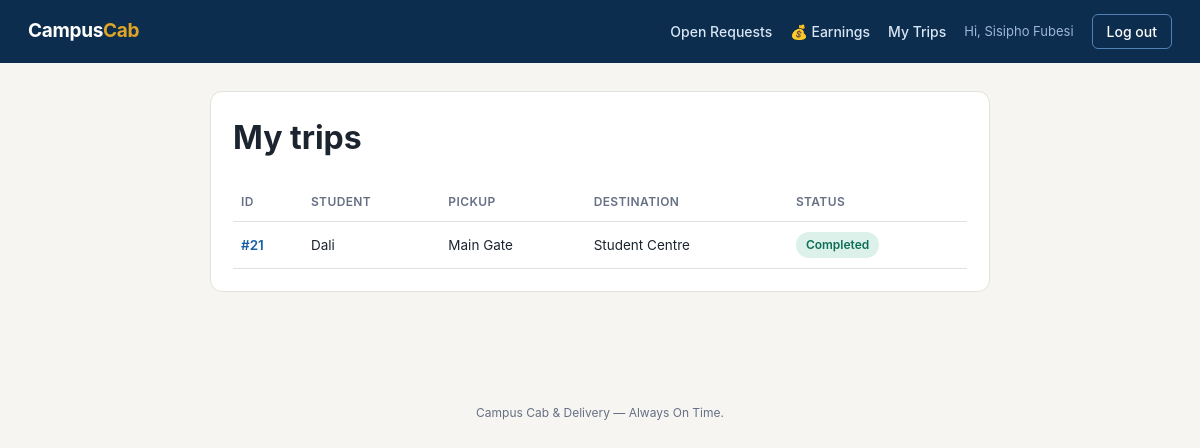
Page /my_trips.php (signed in) on the earlier database version.
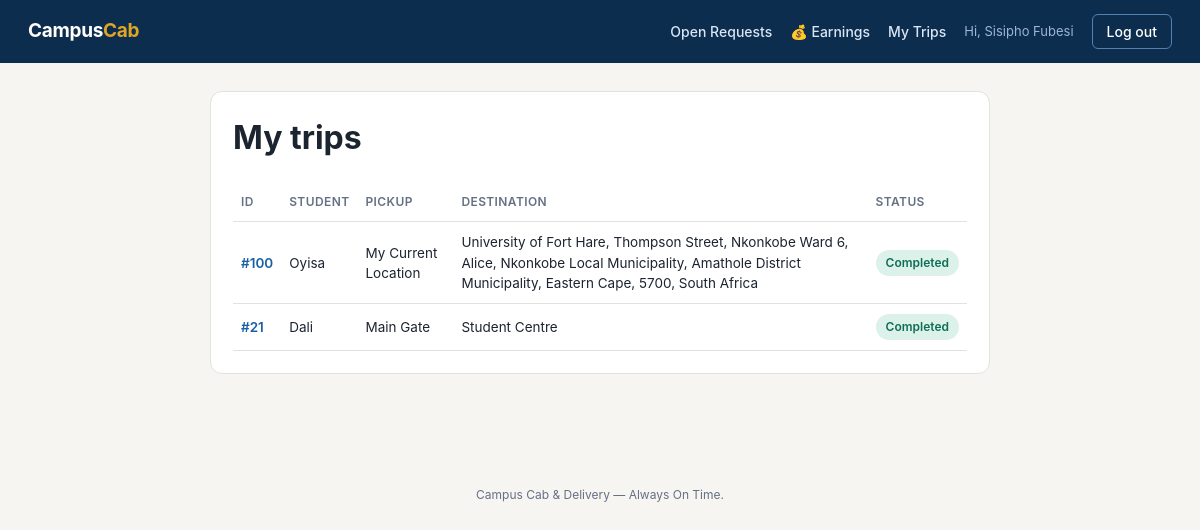
Same page on the later database version.
### tables this page shows
CREATE TABLE `ride` (
  `rideID` int(11) NOT NULL,
  `studentID` int(11) DEFAULT NULL,
  `staffID` int(11) DEFAULT NULL,
  `requester_type` enum('Student','Staff') NOT NULL DEFAULT 'Student',
  `request_type` enum('Ride','Parcel') NOT NULL DEFAULT 'Ride',
  `parcel_details` varchar(255) DEFAULT NULL,
  `DriverID` int(11) DEFAULT NULL,
  `pickup_address` varchar(250) DEFAULT NULL,
  `pickup_latitude` decimal(10,7) DEFAULT NULL,
  `pickup_longitude` decimal(10,7) DEFAULT NULL,
  `destination_address` varchar(250) DEFAULT NULL,
  `destination_latitude` decimal(10,7) DEFAULT NULL,
  `destination_longitude` decimal(10,7) DEFAULT NULL,
  `requested_at` datetime DEFAULT NULL,
  `accepted_at` datetime DEFAULT NULL,
  `started_at` datetime DEFAULT NULL,
  `Completed_at` datetime DEFAULT NULL,
  `ride_status` enum('Requested','Accepted','Driver Arriving','In Progress','Completed','Cancelled') DEFAULT 'Requested',
  `cancellation_reason` varchar(255) DEFAULT NULL,
  `cancelled_at` datetime DEFAULT NULL,
  `estimated_distance_km` decimal(6,2) DEFAULT NULL,
  `estimated_duration_min` int(11) DEFAULT NULL,
  `estimated_price` decimal(8,2) DEFAULT NULL,
  `driver_earning` double NOT NULL,
  `campus_commission` double NOT NULL
);

CREATE TABLE `student` (
  `studentID` int(11) NOT NULL,
  `studentNumber` varchar(9) DEFAULT NULL,
  `studentFname` varchar(50) NOT NULL,
  `studentLname` varchar(50) NOT NULL,
  `studentEmail` varchar(50) NOT NULL,
  `studentPhoneNo` varchar(15) NOT NULL,
  `studentAccount_status` enum('Active','Inactive') DEFAULT 'Active',
  `studentPwd` varchar(255) NOT NULL,
  `verification_token` varchar(64) DEFAULT NULL,
  `token_expiry` datetime DEFAULT NULL,
  `email_verified` tinyint(1) NOT NULL DEFAULT 0
);

### my_trips.php (the view, shortened to what this page needs)
<?php
include 'header.php';
$driverID = $_SESSION['driver_id'];
?>
<div class="card">
    <h1>My trips</h1>
    <table>
        <tr><th>ID</th><th>Student</th><th>Pickup</th><th>Destination</th><th>Status</th></tr>
        <?php
        $result = mysqli_query($conn, "
            SELECT r.rideID, s.studentFname, s.studentLname, r.pickup_address, r.destination_address, r.ride_status
            FROM ride r
            JOIN student s ON r.studentID = s.studentID
            WHERE r.DriverID = $driverID
            ORDER BY r.rideID DESC
        ");
        if (mysqli_num_rows($result) == 0):
        ?>
        <tr><td colspan="5" class="empty">No trips yet — check <a href="driver.php">open requests</a>.</td></tr>
        <?php
        else:
            while ($row = mysqli_fetch_assoc($result)):
            $statusClass = str_replace(' ', '-', $row['ride_status']);
        ?>
        <tr>
            <td><a href="trip.php?id=<?php echo $row['rideID']; ?>">#<?php echo $row['rideID']; ?></a></td>
            <td><?php echo htmlspecialchars($row['studentFname']); ?></td>
            <td><?php echo htmlspecialchars($row['pickup_address']); ?></td>
            <td><?php echo htmlspecialchars($row['destination_address']); ?></td>
            <td><span class="status <?php echo $statusClass; ?>"><?php echo $row['ride_status']; ?></span></td>
        </tr>
        <?php
            endwhile;
        endif;
        ?>
    </table>
</div>
<?php include 'footer.php'; ?>

Differences in the rows shown:
added ride: rideID "100", studentID.studentFname "Oyisa", pickup_address "My Current Location", destination_address "University of Fort Hare, Thompson Street, Nkonkobe Ward 6, Alice, Nkonkobe Local Municipality, Amathole District Municipality, Eastern Cape, 5700, South Africa", ride_status "Completed"
